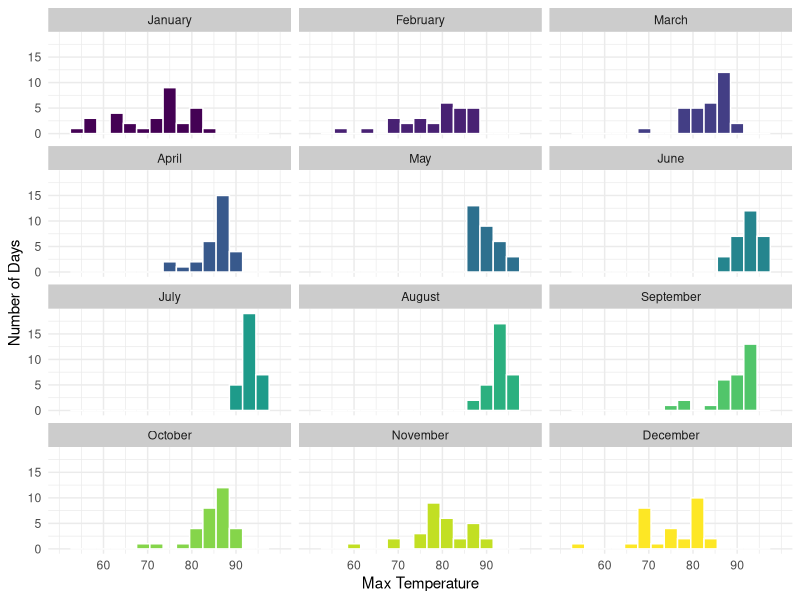
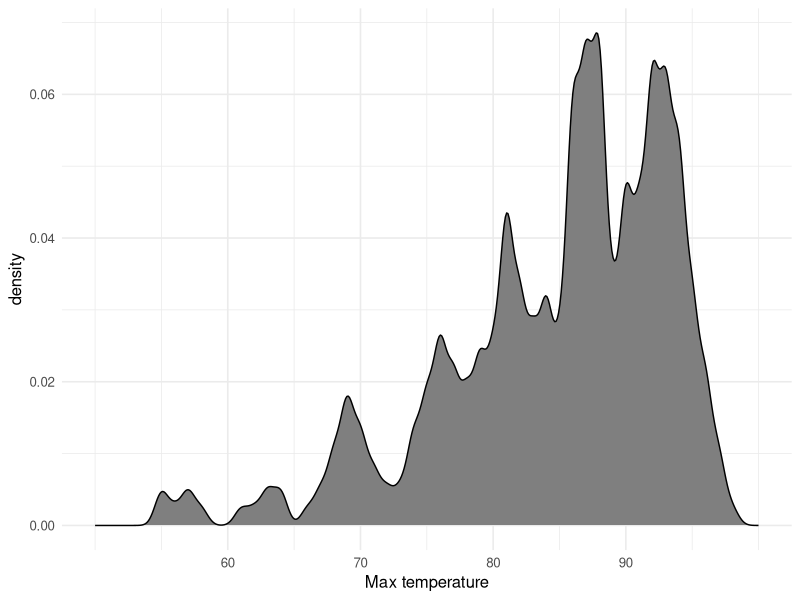
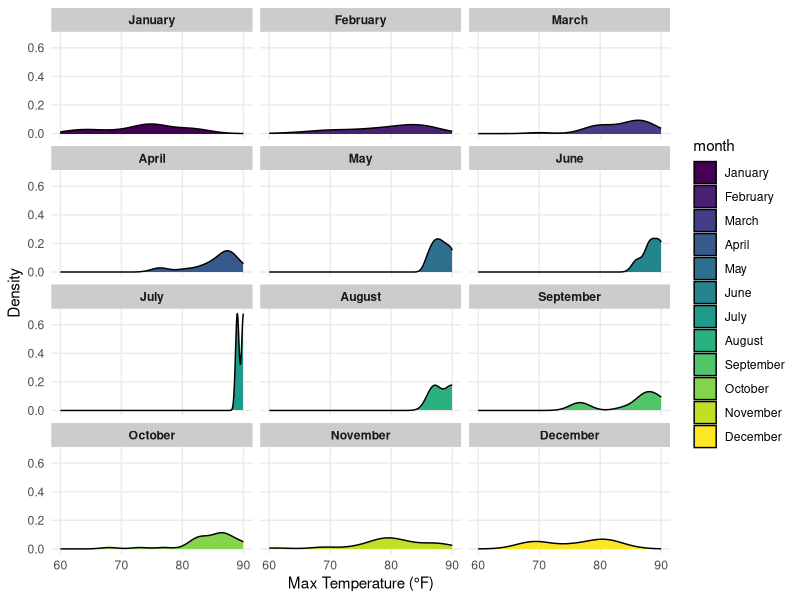
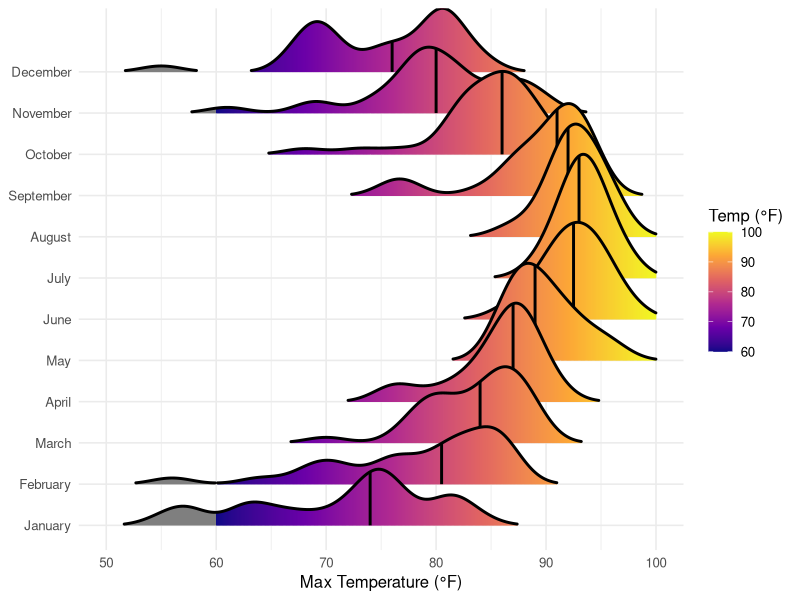

These charts were generated, in order, by the following R code:
## ---- chunk 1
library(tidyverse)
weather_tpa <- read_csv("data/tpa_weather_2022.csv")
# random sample 
sample_n(weather_tpa, 4)
## ---- chunk 2
knitr::include_graphics("https://raw.githubusercontent.com/aalhamadani/dataviz_final_project/main/figures/tpa_max_temps_facet.png")
## ---- chunk 3
library(lubridate)

tpa_clean <- weather_tpa %>%
  unite("doy", year, month, day, sep = "-") %>%
  mutate(doy = ymd(doy),
         max_temp = as.double(max_temp),
         min_temp = as.double(min_temp),
         precipitation = as.double(precipitation),
         month = month(doy, label = TRUE, abbr = FALSE)
  )

ggplot(tpa_clean, aes(x = max_temp, fill = month)) +
  geom_histogram(binwidth = 3, color = "white") +
  facet_wrap(~ month, ncol = 3) +
  labs(x = "Max Temperature", y = "Number of Days") +
  theme_minimal() + 
  theme(legend.position = "none",
    strip.background = element_rect(fill = "grey80", color = NA)) +
  scale_x_continuous(limits = c(50, 100), breaks = seq(60, 90, 10))
## ---- chunk 4
knitr::include_graphics("https://raw.githubusercontent.com/aalhamadani/dataviz_final_project/main/figures/tpa_max_temps_density.png")
## ---- chunk 5
ggplot(tpa_clean, aes(x = max_temp)) +
  geom_density(fill = "gray50", color = "black", bw = 0.5) +
  labs(x = "Max temperature", y = "density") +
  theme_minimal(base_size = 12) +
  scale_x_continuous(limits = c(50, 100), breaks = seq(60, 90, 10))
## ---- chunk 6
knitr::include_graphics("https://raw.githubusercontent.com/aalhamadani/dataviz_final_project/main/figures/tpa_max_temps_density_facet.png")
## ---- chunk 7
# Create the faceted density plot
ggplot(tpa_clean, aes(x = max_temp, fill = month)) +
  geom_density(color = "black") +
  facet_wrap(~ month, ncol = 3) +
  scale_x_continuous(limits = c(60, 90), breaks = seq(60, 90, 10)) +
  labs(x = "Max Temperature (°F)", y = "Density") +
  theme_minimal() +
  theme(
    plot.title = element_text(hjust = 0.5, face = "bold", size = 14),
    strip.text = element_text(face = "bold"),
    panel.grid.minor = element_blank(),
    strip.background = element_rect(fill = "grey80", color = NA)
  )
## ---- chunk 8
knitr::include_graphics("https://raw.githubusercontent.com/aalhamadani/dataviz_final_project/main/figures/tpa_max_temps_ridges_plasma.png")
## ---- chunk 9
library(ggridges)

tpa_clean <- tpa_clean %>%
  mutate(
    month = month(doy, label = TRUE, abbr = FALSE),
    month = factor(month, levels = month.name)
  )

ggplot(tpa_clean, aes(x = max_temp, y = month, fill = stat(x))) +
  geom_density_ridges_gradient(
    scale = 3,
    rel_min_height = 0.01,
    color = "black",         # outlines the ridges in black
    size = 0.3,
    quantile_lines = TRUE,
    quantiles = 2,            # adds the median line
    linewidth = 1
  ) +
  scale_fill_viridis_c(option = "plasma", limits = c(60, 100), name = "Temp (°F)") +
  scale_x_continuous(limits = c(50, 100), breaks = seq(50, 100, 10)) +
  labs(x = "Max Temperature (°F)", y = NULL
  ) +
  theme_minimal(base_size = 12) 


## ---- chunk 10

## ---- chunk 11
concrete <- read_csv("data/concrete.csv", col_types = cols())
## ---- chunk 12
new_concrete <- concrete %>%
  mutate(strength_range = cut(Concrete_compressive_strength, 
                              breaks = quantile(Concrete_compressive_strength, 
                                                probs = seq(0, 1, 0.2))) )
## ---- chunk 13
knitr::include_graphics("https://raw.githubusercontent.com/aalhamadani/dataviz_final_project/main/figures/concrete_strength.png")
## ---- chunk 14
knitr::include_graphics("https://raw.githubusercontent.com/aalhamadani/dataviz_final_project/main/figures/cement_plot.png")
